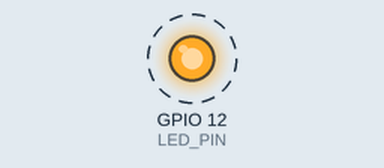
Bench run of a program on a simulated Raspberry Pi (BCM pin numbers). Shown: output pins drawn as LEDs (lit = HIGH). Dashed ring = blinking. What the program prints to the terminal is not drawn.

Above: at 0.5 s.
Timing chart, 0 to 4.6 s (numbered marks = the images above):
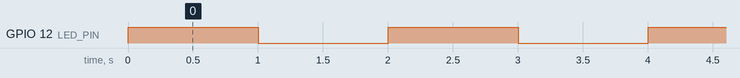

Measured:
- by itself, GPIO 12 (LED_PIN): alternates HIGH for 1.0 s and LOW for 1.0 s

The program:

led_pin12.py
```python
import  RPi.GPIO as GPIO # LIBRERIA DE LOS PUERTOS PRINCIPALES
import time # libreria para pausas en el codigo

LED_PIN = 12 # NUMERO DE PIN DONDE ESTA CONECTADO EL LED

GPIO.setmode(GPIO.BCM)# ESCOGIENDO NUMERACION BCM PARA SELECCIONAR LOS PINES
GPIO.setup(LED_PIN, GPIO.OUT) # ESTABLECIENDO EL LED_PIN COMO SALIDAA

try:
    while True:
        GPIO.output(LED_PIN, GPIO.HIGH) # estableciendo el estado alto
        print("led encecido ")
        time.sleep(1)

        GPIO.output(LED_PIN, GPIO.LOW) # apagando el estado alto
        print("led apagado ")
        time.sleep(1)


except KeyboardInterrupt:
    print("programa detenido")

finally:
    GPIO.cleanup()
```
